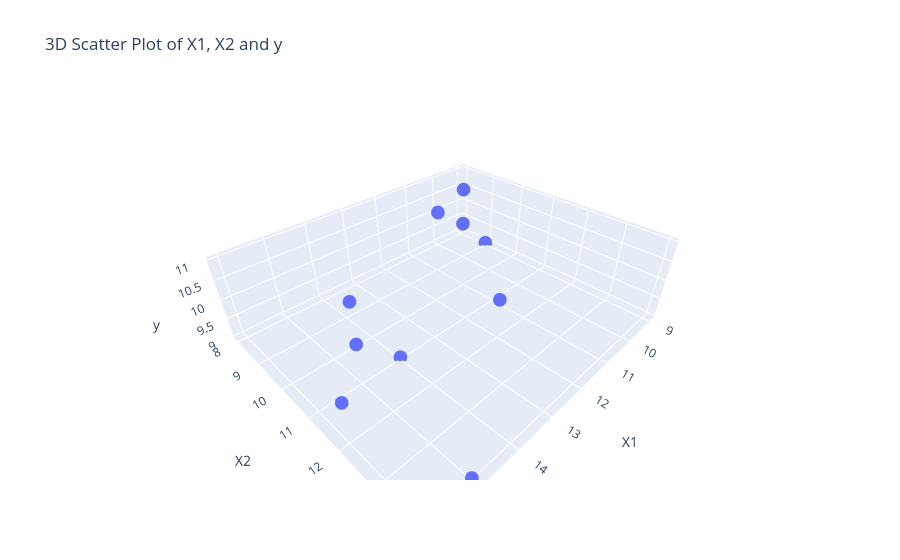

Source (notebook cell):
### Code cell
fig = px.scatter_3d(
    df,
    x='X1',
    y='X2',
    z='y',
    title="3D Scatter Plot of X1, X2 and y"
)

fig.show()

### Figure 1 — Plotly figure (JSON) as saved in the notebook; plotly's stock layout.template omitted (floating-point values rounded to 4 significant figures)
{"data": [{"hovertemplate": "X1=%{x}<br>X2=%{y}<br>y=%{z}<extra></extra>", "legendgroup": "", "marker": {"color": "#636efa", "symbol": "circle"}, "mode": "markers", "name": "", "scene": "scene", "showlegend": false, "type": "scatter3d", "x": [10, 12, 10, 9, 15, 10, 14, 15, 15, 16], "y": [8, 12, 9, 9, 11, 9, 11, 14, 11, 12], "z": [10, 10, 10, 9, 11, 11, 9, 9, 10, 10]}], "layout": {"legend": {"tracegroupgap": 0}, "scene": {"domain": {"x": [0, 1], "y": [0, 1]}, "xaxis": {"title": {"text": "X1"}}, "yaxis": {"title": {"text": "X2"}}, "zaxis": {"title": {"text": "y"}}}, "title": {"text": "3D Scatter Plot of X1, X2 and y"}}}
